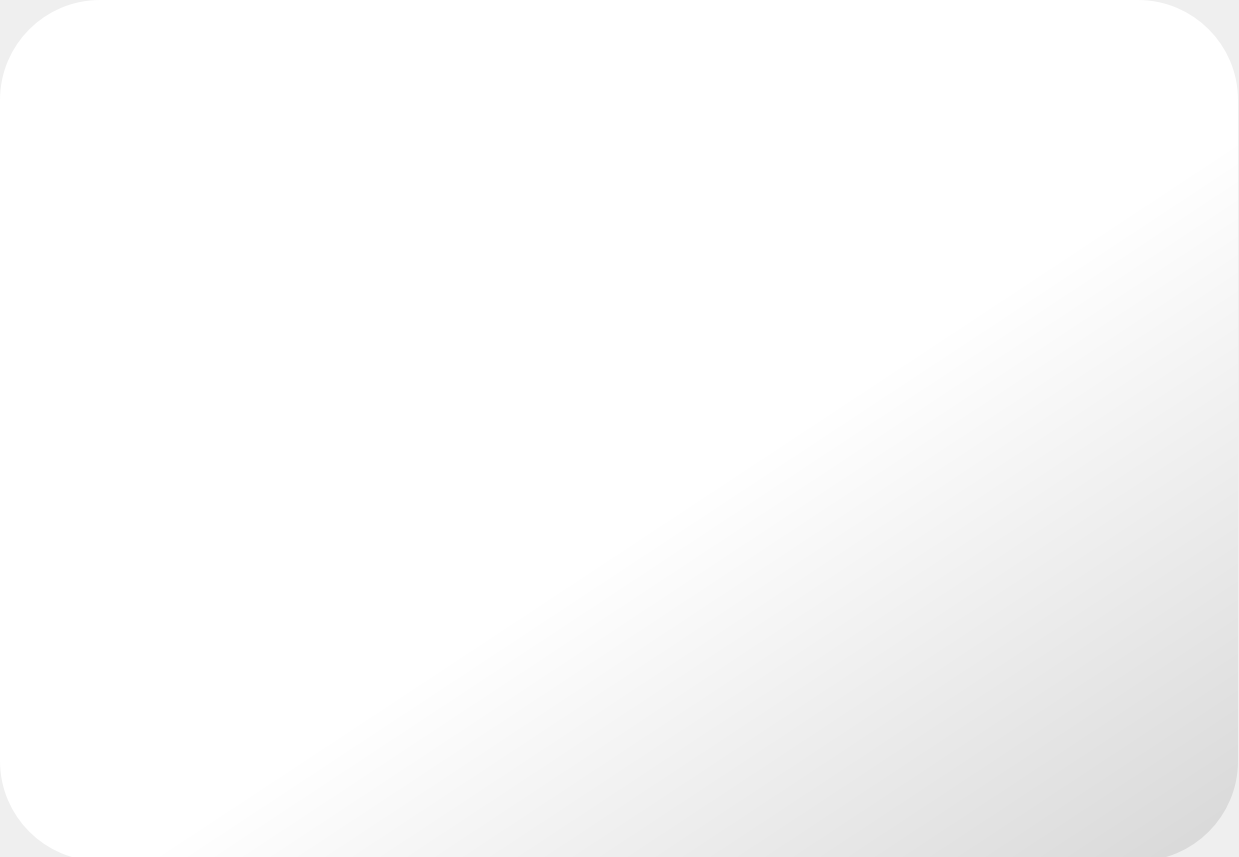
<?xml version="1.0" encoding="UTF-8"?>
<ui version="4.0">
 <class>guiDlg</class>
 <widget class="QWidget" name="guiDlg">
  <property name="geometry">
   <rect>
    <x>0</x>
    <y>0</y>
    <width>1239</width>
    <height>857</height>
   </rect>
  </property>
  <property name="windowTitle">
   <string>interactGUI</string>
  </property>
  <widget class="QFrame" name="drop_shadow_frame">
   <property name="geometry">
    <rect>
     <x>0</x>
     <y>0</y>
     <width>1238</width>
     <height>861</height>
    </rect>
   </property>
   <property name="styleSheet">
    <string notr="true">background-color: qlineargradient(spread:pad, x1:1, y1:1, x2:0.578947, y2:0.557, stop:0 rgba(215, 215, 215, 255), stop:1 rgba(255, 255, 255, 255));
border-radius:100px;

</string>
   </property>
   <property name="frameShape">
    <enum>QFrame::NoFrame</enum>
   </property>
   <property name="frameShadow">
    <enum>QFrame::Raised</enum>
   </property>
   <layout class="QVBoxLayout" name="verticalLayout">
    <item>
     <widget class="QFrame" name="frame_3">
      <property name="styleSheet">
       <string notr="true">background-color:none;</string>
      </property>
      <property name="frameShape">
       <enum>QFrame::StyledPanel</enum>
      </property>
      <property name="frameShadow">
       <enum>QFrame::Raised</enum>
      </property>
      <widget class="QStackedWidget" name="stackedWidget">
       <property name="geometry">
        <rect>
         <x>20</x>
         <y>120</y>
         <width>1171</width>
         <height>591</height>
        </rect>
       </property>
       <property name="styleSheet">
        <string notr="true">background-color:none;</string>
       </property>
       <property name="frameShadow">
        <enum>QFrame::Plain</enum>
       </property>
       <property name="currentIndex">
        <number>1</number>
       </property>
       <widget class="QWidget" name="page">
        <property name="styleSheet">
         <string notr="true">background-color:none;</string>
        </property>
        <widget class="QLabel" name="label_2">
         <property name="geometry">
          <rect>
           <x>470</x>
           <y>260</y>
           <width>201</width>
           <height>20</height>
          </rect>
         </property>
         <property name="font">
          <font>
           <family>Noto Color Emoji</family>
           <pointsize>18</pointsize>
          </font>
         </property>
         <property name="styleSheet">
          <string notr="true">color: qlineargradient(spread:pad, x1:0.0366492, y1:0.091, x2:0.283, y2:0.573864, stop:0 rgba(0, 116, 71, 255), stop:1 rgba(0, 166, 51, 255));</string>
         </property>
         <property name="text">
          <string>Usuaria/o</string>
         </property>
         <property name="alignment">
          <set>Qt::AlignCenter</set>
         </property>
        </widget>
        <widget class="QPushButton" name="inicioconversacion">
         <property name="geometry">
          <rect>
           <x>470</x>
           <y>510</y>
           <width>201</width>
           <height>41</height>
          </rect>
         </property>
         <property name="styleSheet">
          <string notr="true">QPushButton {
	background-color: qlineargradient(spread:pad, x1:0.163, y1:0.0911818, x2:0.762316, y2:0.676, stop:0 rgba(37, 185, 63, 255), stop:1 rgba(0, 166, 51, 255));
	color: qlineargradient(spread:pad, x1:0, y1:0, x2:1, y2:1, stop:0 rgba(199, 199, 199, 255), stop:1 rgba(255, 255, 255, 255));
	border: none;
	border-radius:20px;
}
QPushButton:hover{
	background-color: qlineargradient(spread:pad, x1:0, y1:0, x2:1, y2:1, stop:0 rgba(199, 199, 199, 255), stop:1 rgba(255, 255, 255, 255));
	color: rgb(0, 0, 0);
}

</string>
         </property>
         <property name="text">
          <string>Siguiente</string>
         </property>
        </widget>
        <widget class="QLineEdit" name="nombre_usuario">
         <property name="geometry">
          <rect>
           <x>450</x>
           <y>310</y>
           <width>241</width>
           <height>25</height>
          </rect>
         </property>
         <property name="styleSheet">
          <string notr="true">background-color: qlineargradient(spread:pad, x1:0, y1:0, x2:1, y2:1, stop:0 rgba(192, 192, 192, 255), stop:1 rgba(225, 225, 225, 255));
border: none;
border-radius:20px;</string>
         </property>
        </widget>
       </widget>
       <widget class="QWidget" name="page_2">
        <property name="styleSheet">
         <string notr="true"/>
        </property>
       </widget>
       <widget class="QWidget" name="page_3">
        <widget class="QPushButton" name="nuevaconv">
         <property name="geometry">
          <rect>
           <x>480</x>
           <y>270</y>
           <width>201</width>
           <height>41</height>
          </rect>
         </property>
         <property name="styleSheet">
          <string notr="true">QPushButton {
	background-color: qlineargradient(spread:pad, x1:0.163, y1:0.0911818, x2:0.762316, y2:0.676, stop:0 rgba(37, 185, 63, 255), stop:1 rgba(0, 166, 51, 255));
	color: qlineargradient(spread:pad, x1:0, y1:0, x2:1, y2:1, stop:0 rgba(199, 199, 199, 255), stop:1 rgba(255, 255, 255, 255));
	border: none;
	border-radius:20px;
}
QPushButton:hover{
	background-color: qlineargradient(spread:pad, x1:0, y1:0, x2:1, y2:1, stop:0 rgba(199, 199, 199, 255), stop:1 rgba(255, 255, 255, 255));
	color: rgb(0, 0, 0);
}

</string>
         </property>
         <property name="text">
          <string>Nueva conversación</string>
         </property>
        </widget>
        <widget class="QPushButton" name="finprograma">
         <property name="geometry">
          <rect>
           <x>480</x>
           <y>370</y>
           <width>201</width>
           <height>41</height>
          </rect>
         </property>
         <property name="styleSheet">
          <string notr="true">QPushButton {
	background-color: qlineargradient(spread:pad, x1:0.163, y1:0.0911818, x2:0.762316, y2:0.676, stop:0 rgba(37, 185, 63, 255), stop:1 rgba(0, 166, 51, 255));
	color: qlineargradient(spread:pad, x1:0, y1:0, x2:1, y2:1, stop:0 rgba(199, 199, 199, 255), stop:1 rgba(255, 255, 255, 255));
	border: none;
	border-radius:20px;
}
QPushButton:hover{
	background-color: qlineargradient(spread:pad, x1:0, y1:0, x2:1, y2:1, stop:0 rgba(199, 199, 199, 255), stop:1 rgba(255, 255, 255, 255));
	color: rgb(0, 0, 0);
}

</string>
         </property>
         <property name="text">
          <string>Finalizar programa</string>
         </property>
        </widget>
       </widget>
      </widget>
     </widget>
    </item>
   </layout>
  </widget>
 </widget>
 <resources/>
 <connections/>
</ui>
